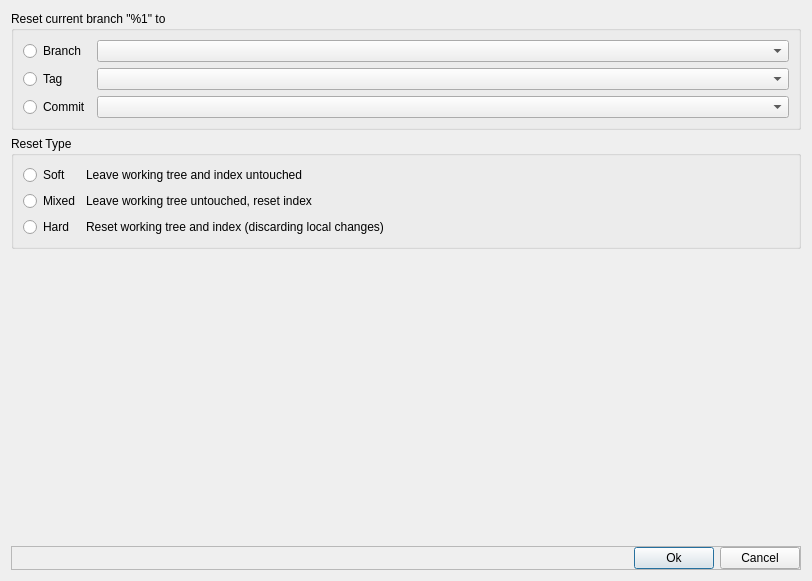
<?xml version="1.0" encoding="UTF-8"?>
<ui version="4.0">
 <class>GitResetDialog</class>
 <widget class="QDialog" name="GitResetDialog">
  <property name="geometry">
   <rect>
    <x>0</x>
    <y>0</y>
    <width>812</width>
    <height>581</height>
   </rect>
  </property>
  <property name="windowTitle">
   <string>Reset</string>
  </property>
  <layout class="QVBoxLayout" name="verticalLayout">
   <item>
    <widget class="QGroupBox" name="grpTarget">
     <property name="title">
      <string>Reset current branch &quot;%1&quot; to</string>
     </property>
     <layout class="QGridLayout" name="gridLayout">
      <item row="0" column="0">
       <widget class="QRadioButton" name="rbBranch">
        <property name="text">
         <string>Branch</string>
        </property>
       </widget>
      </item>
      <item row="0" column="1">
       <widget class="QComboBox" name="cbBranches">
        <property name="sizePolicy">
         <sizepolicy hsizetype="Expanding" vsizetype="Fixed">
          <horstretch>0</horstretch>
          <verstretch>0</verstretch>
         </sizepolicy>
        </property>
       </widget>
      </item>
      <item row="1" column="0">
       <widget class="QRadioButton" name="rbTag">
        <property name="text">
         <string>Tag</string>
        </property>
       </widget>
      </item>
      <item row="1" column="1">
       <widget class="QComboBox" name="cbTags"/>
      </item>
      <item row="2" column="0">
       <widget class="QRadioButton" name="rbCommit">
        <property name="text">
         <string>Commit</string>
        </property>
       </widget>
      </item>
      <item row="2" column="1">
       <widget class="QComboBox" name="cbCommits"/>
      </item>
     </layout>
    </widget>
   </item>
   <item>
    <widget class="QGroupBox" name="grpOptions">
     <property name="title">
      <string>Reset Type</string>
     </property>
     <layout class="QGridLayout" name="gridLayout_2">
      <item row="0" column="2">
       <widget class="QLabel" name="label">
        <property name="sizePolicy">
         <sizepolicy hsizetype="Expanding" vsizetype="Preferred">
          <horstretch>0</horstretch>
          <verstretch>0</verstretch>
         </sizepolicy>
        </property>
        <property name="text">
         <string>&lt;html&gt;&lt;head/&gt;&lt;body&gt;&lt;p&gt;Leave working tree and index untouched&lt;/p&gt;&lt;/body&gt;&lt;/html&gt;</string>
        </property>
        <property name="wordWrap">
         <bool>true</bool>
        </property>
       </widget>
      </item>
      <item row="2" column="2">
       <widget class="QLabel" name="label_2">
        <property name="text">
         <string>&lt;html&gt;&lt;head/&gt;&lt;body&gt;&lt;p&gt;Reset working tree and index (discarding local changes)&lt;/p&gt;&lt;/body&gt;&lt;/html&gt;</string>
        </property>
        <property name="wordWrap">
         <bool>true</bool>
        </property>
       </widget>
      </item>
      <item row="0" column="0">
       <widget class="QRadioButton" name="rbSoft">
        <property name="text">
         <string>Soft</string>
        </property>
       </widget>
      </item>
      <item row="2" column="0">
       <widget class="QRadioButton" name="rbHard">
        <property name="text">
         <string>Hard</string>
        </property>
       </widget>
      </item>
      <item row="1" column="2">
       <widget class="QLabel" name="label_3">
        <property name="text">
         <string>Leave working tree untouched, reset index</string>
        </property>
        <property name="wordWrap">
         <bool>true</bool>
        </property>
       </widget>
      </item>
      <item row="1" column="0">
       <widget class="QRadioButton" name="rbMixed">
        <property name="text">
         <string>Mixed</string>
        </property>
       </widget>
      </item>
     </layout>
    </widget>
   </item>
   <item>
    <spacer name="verticalSpacer">
     <property name="orientation">
      <enum>Qt::Vertical</enum>
     </property>
     <property name="sizeHint" stdset="0">
      <size>
       <width>20</width>
       <height>40</height>
      </size>
     </property>
    </spacer>
   </item>
   <item>
    <widget class="QFrame" name="frame">
     <property name="frameShape">
      <enum>QFrame::StyledPanel</enum>
     </property>
     <property name="frameShadow">
      <enum>QFrame::Raised</enum>
     </property>
     <layout class="QHBoxLayout" name="horizontalLayout">
      <property name="leftMargin">
       <number>0</number>
      </property>
      <property name="topMargin">
       <number>0</number>
      </property>
      <property name="rightMargin">
       <number>0</number>
      </property>
      <property name="bottomMargin">
       <number>0</number>
      </property>
      <item>
       <spacer name="horizontalSpacer">
        <property name="orientation">
         <enum>Qt::Horizontal</enum>
        </property>
        <property name="sizeHint" stdset="0">
         <size>
          <width>585</width>
          <height>20</height>
         </size>
        </property>
       </spacer>
      </item>
      <item>
       <widget class="QPushButton" name="btnOk">
        <property name="text">
         <string>Ok</string>
        </property>
       </widget>
      </item>
      <item>
       <widget class="QPushButton" name="btnCancel">
        <property name="text">
         <string>Cancel</string>
        </property>
       </widget>
      </item>
     </layout>
    </widget>
   </item>
  </layout>
 </widget>
 <resources/>
 <connections/>
</ui>
